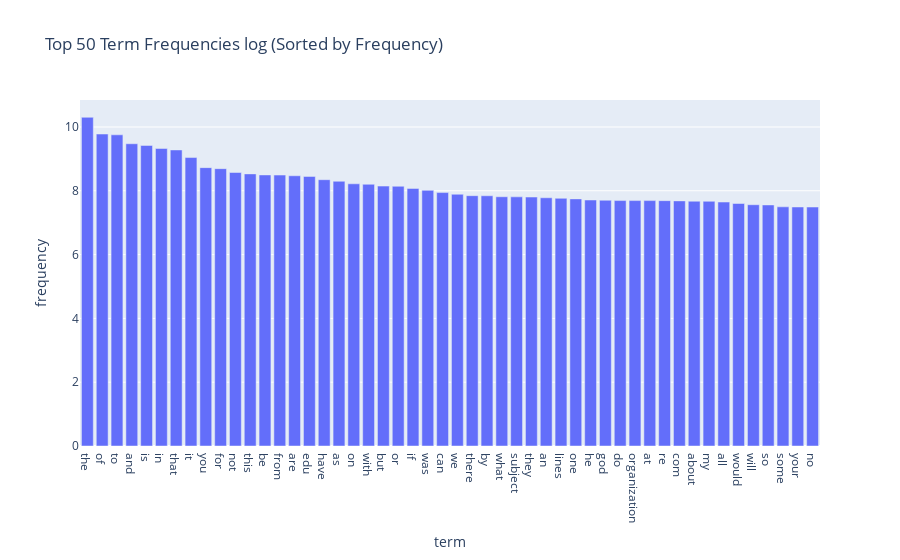

Notebook code for this chart:
### Markdown cell above
### >>> **Exercise 15 (take home):** 
You can copy the code from the previous exercise and change the 'term_frequencies' variable for the 'term_frequencies_log', comment about the differences that you observe and talk about other possible insights that we can get from a log distribution.

### Code cell
# Answer here:
# After we used the log transformation, the chart looks a lot more balanced. 
# In the original plot, the super frequent words were too big and basically covered everything else, 
# so it was hard to notice the smaller ones. With the log scale, the gap between the high and low counts shrinks, 
# and we can actually see more of the long tail. 
# This makes the chart easier to read and also lets us notice some patterns that we probably missed before.
import pandas as pd
import seaborn as sns
import matplotlib.pyplot as plt
import plotly.express as px

df_plot = pd.DataFrame({
    "term": count_vect.get_feature_names_out(),
    "frequency": term_frequencies_log
})

df_plot_sorted = df_plot.sort_values(by="frequency", ascending=False).head(50)

fig = px.bar(df_plot_sorted, x="term", y="frequency", 
             title="Top 50 Term Frequencies log (Sorted by Frequency)")
fig.show()

### Figure 1 — Plotly figure (JSON) as saved in the notebook; plotly's stock layout.template omitted (floating-point values rounded to 4 significant figures)
{"data": [{"hovertemplate": "term=%{x}<br>frequency=%{y}<extra></extra>", "legendgroup": "", "marker": {"color": "#636efa", "pattern": {"shape": ""}}, "name": "", "orientation": "v", "showlegend": false, "textposition": "auto", "type": "bar", "x": ["the", "of", "to", "and", "is", "in", "that", "it", "you", "for", "not", "this", "be", "from", "are", "edu", "have", "as", "on", "with", "but", "or", "if", "was", "can", "we", "there", "by", "what", "subject", "they", "an", "lines", "one", "he", "god", "do", "organization", "at", "re", "com", "about", "my", "all", "would", "will", "so", "some", "your", "no"], "xaxis": "x", "y": [10.3, 9.779, 9.754, 9.474, 9.421, 9.326, 9.28, 9.042, 8.725, 8.693, 8.573, 8.53, 8.497, 8.492, 8.47, 8.45, 8.347, 8.298, 8.219, 8.204, 8.147, 8.141, 8.073, 8.013, 7.944, 7.891, 7.846, 7.843, 7.813, 7.81, 7.803, 7.78, 7.763, 7.746, 7.711, 7.703, 7.693, 7.693, 7.692, 7.69, 7.683, 7.672, 7.67, 7.646, 7.601, 7.563, 7.556, 7.497, 7.492, 7.491], "yaxis": "y"}], "layout": {"barmode": "relative", "legend": {"tracegroupgap": 0}, "title": {"text": "Top 50 Term Frequencies log (Sorted by Frequency)"}, "xaxis": {"anchor": "y", "domain": [0, 1], "title": {"text": "term"}}, "yaxis": {"anchor": "x", "domain": [0, 1], "title": {"text": "frequency"}}}}
